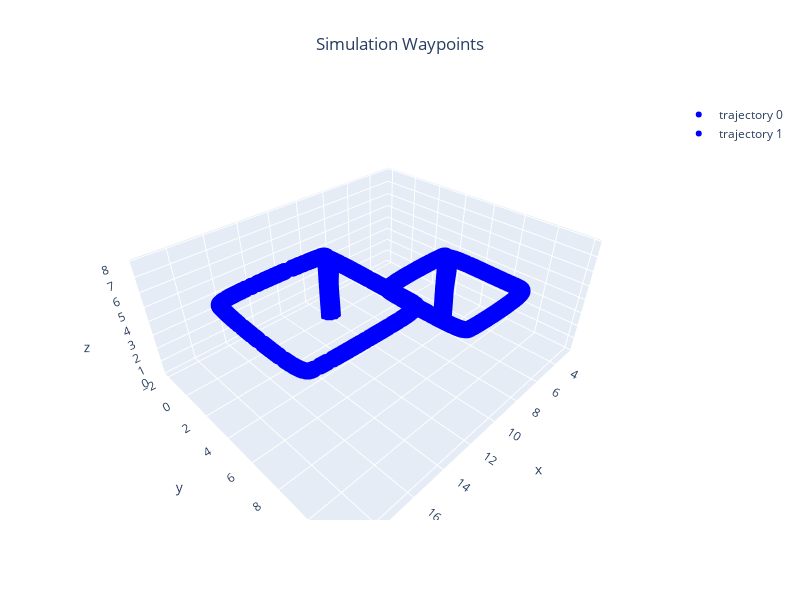

Notebook code cell kept with this figure:
### Markdown cell above
## Execute Plan

### Code cell
import numpy as np
from numpy.typing import NDArray
from typing import List
blue_paths:List[NDArray[np.float64]] = []
for sysid,path in blue_gcs.paths.items():
    blue_paths.append(np.array([x for x in path if x is not None]))

markers = [ConfigGazebo.create_trajectory_from_array(array=path,color=Color.BLUE) for path in blue_paths]
Gazebo.plot_3d_interactive(markers=markers,title="Simulation Waypoints",frames=(0.2, 0.2, 0.6),ground=-0.05)

### Figure 1 — Plotly figure (JSON) as saved in the notebook; plotly's stock layout.template omitted (floating-point values rounded to 4 significant figures; data arrays with more than 128 entries replaced by an {"elided": "..."} marker saying what was removed)
{"data": [{"marker": {"color": {"elided": "5747 str values"}, "size": 6}, "mode": "markers", "name": "trajectory 0", "type": "scatter3d", "x": {"elided": "5747 float values"}, "y": {"elided": "5747 float values"}, "z": {"elided": "5747 float values"}}, {"marker": {"color": {"elided": "5142 str values"}, "size": 6}, "mode": "markers", "name": "trajectory 1", "type": "scatter3d", "x": {"elided": "5142 float values"}, "y": {"elided": "5142 float values"}, "z": {"elided": "5142 float values"}}], "layout": {"height": 600, "scene": {"xaxis": {"range": [2.272, 19.81], "title": {"text": "x"}}, "yaxis": {"range": [-2.381, 12.34], "title": {"text": "y"}}, "zaxis": {"range": [-0.05, 8.082], "title": {"text": "z"}}}, "showlegend": true, "title": {"text": "Simulation Waypoints", "x": 0.5, "xanchor": "center"}, "width": 800}}
